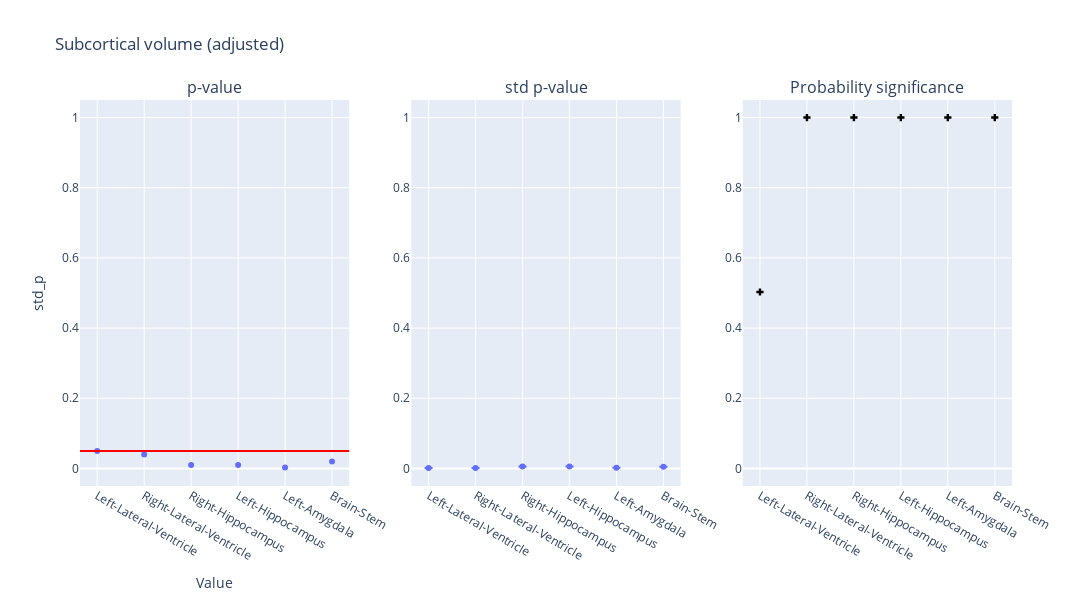

Notebook cell for this chart:
### Code cell
plot_dumbbell(df_sv_adjusted, "Subcortical volume (adjusted)")

### Figure 1 — Plotly figure (JSON) as saved in the notebook; plotly's stock layout.template omitted (floating-point values rounded to 4 significant figures)
{"data": [{"hovertemplate": "region=%{x}<br>p_value=%{y}<extra></extra>", "legendgroup": "", "marker": {"color": "#636efa", "symbol": "circle"}, "mode": "markers", "name": "", "orientation": "v", "showlegend": false, "type": "scatter", "x": ["Left-Lateral-Ventricle", "Right-Lateral-Ventricle", "Right-Hippocampus", "Left-Hippocampus", "Left-Amygdala", "Brain-Stem"], "xaxis": "x", "y": [0.05, 0.04, 0.01, 0.01, 0.003, 0.02], "yaxis": "y"}, {"error_y": {"array": [3.132e-05, 2.938e-05, 0.0001431, 0.0001529, 5.152e-05, 0.0001298], "arrayminus": [3.221e-05, 3.022e-05, 0.0001472, 0.0001572, 5.299e-05, 0.0001335]}, "hovertemplate": "region=%{x}<br>std_p=%{y}<extra></extra>", "legendgroup": "", "marker": {"color": "#636efa", "symbol": "circle"}, "mode": "markers", "name": "", "orientation": "v", "showlegend": false, "type": "scatter", "x": ["Left-Lateral-Ventricle", "Right-Lateral-Ventricle", "Right-Hippocampus", "Left-Hippocampus", "Left-Amygdala", "Brain-Stem"], "xaxis": "x2", "y": [0.00115, 0.001079, 0.005253, 0.005612, 0.001891, 0.004764], "yaxis": "y2"}, {"marker": {"color": "black", "symbol": "cross"}, "mode": "markers", "name": "Flip probability", "showlegend": false, "type": "scatter", "x": ["Left-Lateral-Ventricle", "Right-Lateral-Ventricle", "Right-Hippocampus", "Left-Hippocampus", "Left-Amygdala", "Brain-Stem"], "xaxis": "x3", "y": [0.5029, 1.0, 1.0, 1.0, 1.0, 1.0], "yaxis": "y3"}], "layout": {"annotations": [{"font": {"size": 16}, "showarrow": false, "text": "p-value", "x": 0.1444, "xanchor": "center", "xref": "paper", "y": 1, "yanchor": "bottom", "yref": "paper"}, {"font": {"size": 16}, "showarrow": false, "text": "std p-value", "x": 0.5, "xanchor": "center", "xref": "paper", "y": 1, "yanchor": "bottom", "yref": "paper"}, {"font": {"size": 16}, "showarrow": false, "text": "Probability significance", "x": 0.8556, "xanchor": "center", "xref": "paper", "y": 1, "yanchor": "bottom", "yref": "paper"}], "height": 600, "hovermode": "closest", "shapes": [{"line": {"color": "red", "width": 2}, "type": "line", "x0": 0, "x1": 1, "xref": "x domain", "y0": 0.05, "y1": 0.05, "yref": "y"}], "title": {"text": "Subcortical volume (adjusted)"}, "width": 1400, "xaxis": {"anchor": "y", "domain": [0, 0.2889], "title": {"text": "Value"}}, "xaxis2": {"anchor": "y2", "domain": [0.3556, 0.6444]}, "xaxis3": {"anchor": "y3", "domain": [0.7111, 1]}, "yaxis": {"anchor": "x", "domain": [0, 1], "range": [-0.05, 1.05], "title": {"text": "std_p"}}, "yaxis2": {"anchor": "x2", "domain": [0, 1], "range": [-0.05, 1.05]}, "yaxis3": {"anchor": "x3", "domain": [0, 1], "range": [-0.05, 1.05]}}}
